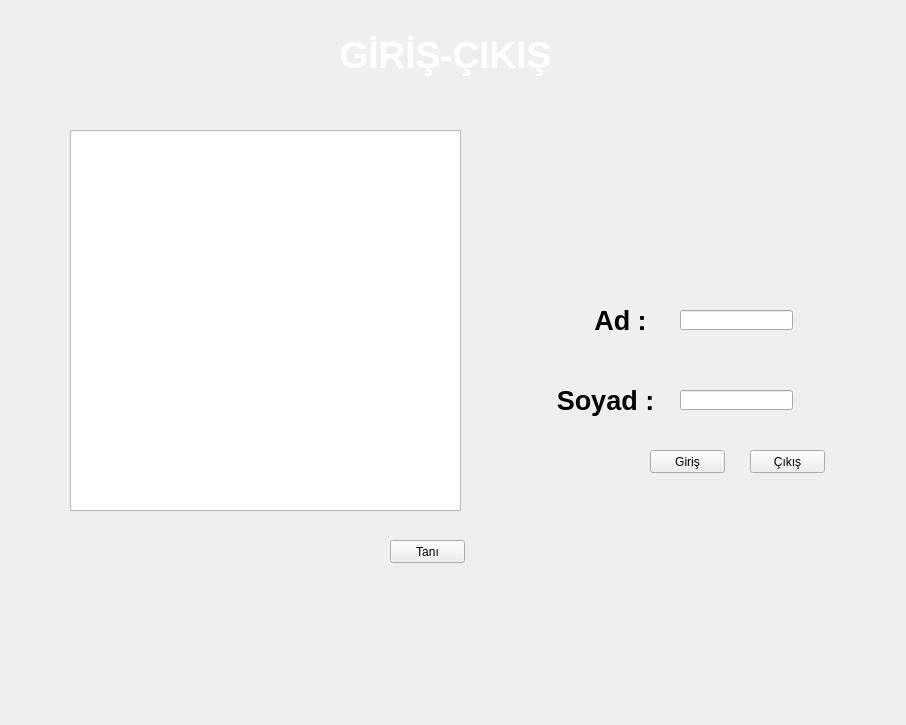
<?xml version="1.0" encoding="UTF-8"?>
<ui version="4.0">
 <class>Form</class>
 <widget class="QWidget" name="Form">
  <property name="geometry">
   <rect>
    <x>0</x>
    <y>0</y>
    <width>906</width>
    <height>725</height>
   </rect>
  </property>
  <property name="windowTitle">
   <string>Form</string>
  </property>
  <widget class="QLabel" name="label">
   <property name="geometry">
    <rect>
     <x>-30</x>
     <y>-70</y>
     <width>991</width>
     <height>861</height>
    </rect>
   </property>
   <property name="text">
    <string/>
   </property>
   <property name="pixmap">
    <pixmap>Adsız.png</pixmap>
   </property>
   <property name="scaledContents">
    <bool>true</bool>
   </property>
  </widget>
  <widget class="QLabel" name="label_3">
   <property name="geometry">
    <rect>
     <x>130</x>
     <y>20</y>
     <width>631</width>
     <height>71</height>
    </rect>
   </property>
   <property name="text">
    <string>&lt;html&gt;&lt;head/&gt;&lt;body&gt;&lt;p align=&quot;center&quot;&gt;&lt;span style=&quot; font-size:28pt; font-weight:600; color:#ffffff;&quot;&gt;GİRİŞ-ÇIKIŞ&lt;/span&gt;&lt;/p&gt;&lt;/body&gt;&lt;/html&gt;</string>
   </property>
  </widget>
  <widget class="QGraphicsView" name="goruntu">
   <property name="geometry">
    <rect>
     <x>70</x>
     <y>130</y>
     <width>391</width>
     <height>381</height>
    </rect>
   </property>
  </widget>
  <widget class="QPushButton" name="tani">
   <property name="geometry">
    <rect>
     <x>390</x>
     <y>540</y>
     <width>75</width>
     <height>23</height>
    </rect>
   </property>
   <property name="text">
    <string>Tanı</string>
   </property>
  </widget>
  <widget class="QLabel" name="label_2">
   <property name="geometry">
    <rect>
     <x>580</x>
     <y>300</y>
     <width>81</width>
     <height>41</height>
    </rect>
   </property>
   <property name="text">
    <string>&lt;html&gt;&lt;head/&gt;&lt;body&gt;&lt;p align=&quot;center&quot;&gt;&lt;span style=&quot; font-size:20pt; font-weight:600;&quot;&gt;Ad :&lt;/span&gt;&lt;/p&gt;&lt;/body&gt;&lt;/html&gt;</string>
   </property>
  </widget>
  <widget class="QLabel" name="label_4">
   <property name="geometry">
    <rect>
     <x>550</x>
     <y>380</y>
     <width>111</width>
     <height>41</height>
    </rect>
   </property>
   <property name="text">
    <string>&lt;html&gt;&lt;head/&gt;&lt;body&gt;&lt;p align=&quot;center&quot;&gt;&lt;span style=&quot; font-size:20pt; font-weight:600;&quot;&gt;Soyad :&lt;/span&gt;&lt;/p&gt;&lt;/body&gt;&lt;/html&gt;</string>
   </property>
  </widget>
  <widget class="QPushButton" name="giris">
   <property name="geometry">
    <rect>
     <x>650</x>
     <y>450</y>
     <width>75</width>
     <height>23</height>
    </rect>
   </property>
   <property name="text">
    <string>Giriş</string>
   </property>
  </widget>
  <widget class="QPushButton" name="cikis">
   <property name="geometry">
    <rect>
     <x>750</x>
     <y>450</y>
     <width>75</width>
     <height>23</height>
    </rect>
   </property>
   <property name="text">
    <string>Çıkış</string>
   </property>
  </widget>
  <widget class="QLineEdit" name="ad">
   <property name="geometry">
    <rect>
     <x>680</x>
     <y>310</y>
     <width>113</width>
     <height>20</height>
    </rect>
   </property>
  </widget>
  <widget class="QLineEdit" name="soyad">
   <property name="geometry">
    <rect>
     <x>680</x>
     <y>390</y>
     <width>113</width>
     <height>20</height>
    </rect>
   </property>
  </widget>
 </widget>
 <resources/>
 <connections/>
</ui>
